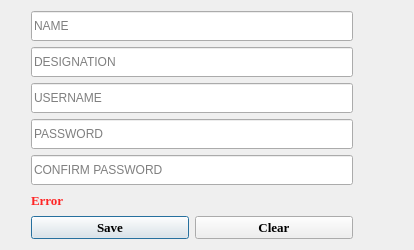
<?xml version="1.0" encoding="UTF-8"?>
<ui version="4.0">
 <class>dialogRegisterStaff</class>
 <widget class="QDialog" name="dialogRegisterStaff">
  <property name="windowModality">
   <enum>Qt::WindowModal</enum>
  </property>
  <property name="geometry">
   <rect>
    <x>0</x>
    <y>0</y>
    <width>414</width>
    <height>250</height>
   </rect>
  </property>
  <property name="windowTitle">
   <string>NEW STAFF</string>
  </property>
  <property name="windowIcon">
   <iconset resource="custom.qrc">
    <normaloff>:/icons/images/icons/staff.png</normaloff>:/icons/images/icons/staff.png</iconset>
  </property>
  <property name="styleSheet">
   <string notr="true"/>
  </property>
  <layout class="QHBoxLayout" name="horizontalLayout">
   <item>
    <layout class="QVBoxLayout" name="verticalLayout_2">
     <property name="leftMargin">
      <number>20</number>
     </property>
     <property name="rightMargin">
      <number>50</number>
     </property>
     <item>
      <widget class="QLineEdit" name="lineEditName">
       <property name="minimumSize">
        <size>
         <width>0</width>
         <height>30</height>
        </size>
       </property>
       <property name="whatsThis">
        <string>First Name</string>
       </property>
       <property name="autoFillBackground">
        <bool>false</bool>
       </property>
       <property name="maxLength">
        <number>20</number>
       </property>
       <property name="placeholderText">
        <string>NAME</string>
       </property>
      </widget>
     </item>
     <item>
      <widget class="QLineEdit" name="lineEditDesignation">
       <property name="minimumSize">
        <size>
         <width>0</width>
         <height>30</height>
        </size>
       </property>
       <property name="placeholderText">
        <string>DESIGNATION</string>
       </property>
      </widget>
     </item>
     <item>
      <widget class="QLineEdit" name="lineEditUsername">
       <property name="minimumSize">
        <size>
         <width>0</width>
         <height>30</height>
        </size>
       </property>
       <property name="maxLength">
        <number>20</number>
       </property>
       <property name="placeholderText">
        <string>USERNAME</string>
       </property>
      </widget>
     </item>
     <item>
      <widget class="QLineEdit" name="lineEditPassword1">
       <property name="minimumSize">
        <size>
         <width>0</width>
         <height>30</height>
        </size>
       </property>
       <property name="maxLength">
        <number>20</number>
       </property>
       <property name="echoMode">
        <enum>QLineEdit::Password</enum>
       </property>
       <property name="placeholderText">
        <string>PASSWORD</string>
       </property>
      </widget>
     </item>
     <item>
      <widget class="QLineEdit" name="lineEditPassword2">
       <property name="minimumSize">
        <size>
         <width>0</width>
         <height>30</height>
        </size>
       </property>
       <property name="maxLength">
        <number>20</number>
       </property>
       <property name="echoMode">
        <enum>QLineEdit::Password</enum>
       </property>
       <property name="placeholderText">
        <string>CONFIRM PASSWORD</string>
       </property>
      </widget>
     </item>
     <item>
      <widget class="QLabel" name="labelError">
       <property name="font">
        <font>
         <family>Times New Roman</family>
         <pointsize>10</pointsize>
         <weight>75</weight>
         <bold>true</bold>
        </font>
       </property>
       <property name="styleSheet">
        <string notr="true">#labelError{color:#FF2525;}</string>
       </property>
       <property name="text">
        <string>Error</string>
       </property>
      </widget>
     </item>
     <item>
      <layout class="QHBoxLayout" name="horizontalLayout_3">
       <item>
        <widget class="QPushButton" name="pushButtonSave">
         <property name="font">
          <font>
           <family>Times New Roman</family>
           <pointsize>10</pointsize>
           <weight>75</weight>
           <bold>true</bold>
          </font>
         </property>
         <property name="text">
          <string>Save</string>
         </property>
        </widget>
       </item>
       <item>
        <widget class="QPushButton" name="pushButtonClear">
         <property name="font">
          <font>
           <family>Times New Roman</family>
           <pointsize>10</pointsize>
           <weight>75</weight>
           <bold>true</bold>
          </font>
         </property>
         <property name="text">
          <string>Clear</string>
         </property>
        </widget>
       </item>
      </layout>
     </item>
    </layout>
   </item>
  </layout>
 </widget>
 <resources>
  <include location="custom.qrc"/>
 </resources>
 <connections/>
</ui>
